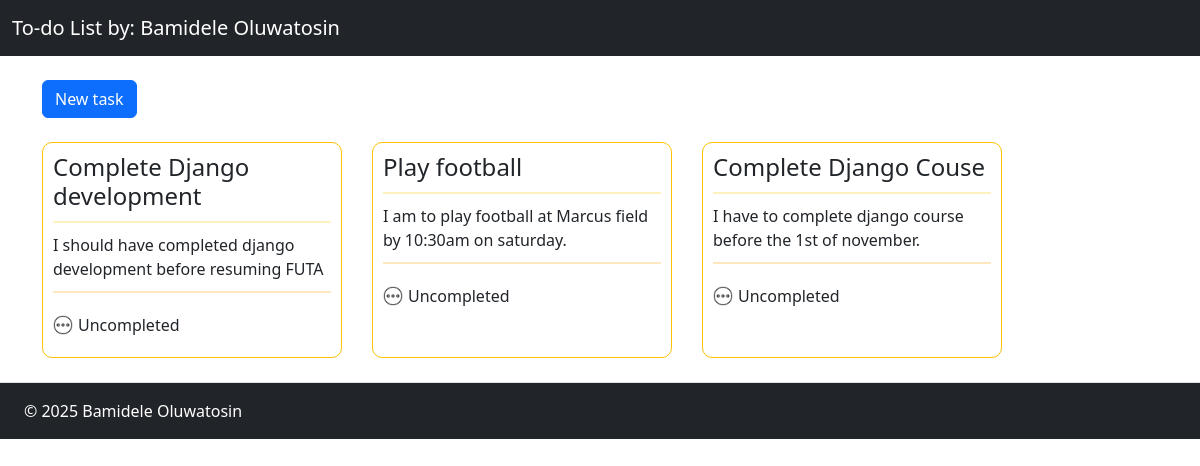
The app's page /, older data.
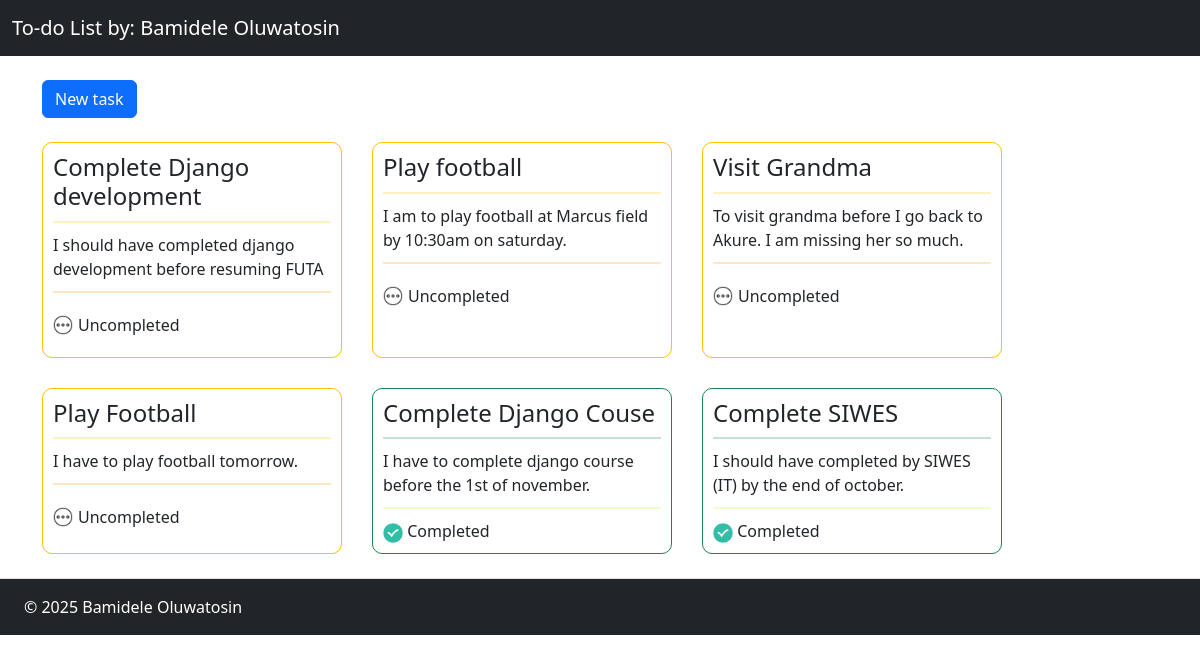
The same page, newer data.
### todo_list/models.py (models this page shows, shortened)
class Task(models.Model):
    title = models.CharField(max_length=256, unique=True)
    description = models.TextField(max_length=1000)
    created_at = models.DateTimeField(auto_now_add=True)
    modified_at = models.DateTimeField(null=True, auto_now=True)
    is_completed = models.BooleanField(default=False)
    user = models.ForeignKey(to=User, on_delete=models.CASCADE, related_name='tasks', blank=True, null=True)

### todo_list/views.py (the view)
# urls.py: path('', views.homepage, name='homepage'),
def homepage(request):
    tasks = Task.objects.order_by('is_completed')
    context = {'tasks' : tasks}
    return render(request, 'todo_list/homepage.html', context)

### todo_list/templates/todo_list/homepage.html
{% extends 'todo_list/base.html' %}
{% load static %}
{% block main_content %}
    <a href="{% url 'new_task' %}" class="btn btn-primary">New task</a>
    <div class="cards-container my-4">
        {% for task in tasks %}
            <a href="{% url 'task_page'  task.pk %}" class="card {% if task.is_completed %}border border-success{% else %}border border-warning{% endif %}">
                <h4 class="header">{{ task.title }}</h4>
                <hr class="{% if task.is_completed %}border border-success{% else %}border border-warning{% endif %}">
                <p class="description">{{ task.description }}</p>
                <hr class="{% if task.is_completed %}green-border{% else %}orange-border{% endif %}">
                <p>
                    {% if task.is_completed %}
                        <img src="{% static 'todo_list/assets/done-icon.png' %}" width="20px"> Completed
                    {% else %}
                        <div class="completed-container">
                            <img src="{% static 'todo_list/assets/pending-icon.png' %}" width="20px"> Uncompleted
                        </div>
                    {% endif %}
                </p>
            </a>
        {% endfor %}
    </div>
{% endblock %}

### todo_list/templates/todo_list/base.html (shortened to what this page needs)
{% load static %}
<!DOCTYPE html>
<html lang="en">
<head>
    <link href="https://cdn.jsdelivr.net/npm/bootstrap@5.3.8/dist/css/bootstrap.min.css" rel="stylesheet">
    <link rel="stylesheet" href="{% static 'todo_list/css/task.css' %}">
</head>
<body style="height: 100vh;">
    <nav class="navbar bg-dark" data-bs-theme="dark">
        <div class="container-fluid">
            <a class="navbar-brand" href="{% url 'homepage' %}">To-do List by: Bamidele Oluwatosin</a>
        </div>
    </nav>
    <div class="main container my-4">
        {% block main_content %}
        {% endblock %}
    </div>
    <footer class="d-flex flex-wrap justify-content-between align-items-center py-3 border-top bg-dark"> <div class="col-md-4 d-flex align-items-center bg"><span class="mb-3 mx-4 mb-md-0 text-body-white" style="color: white;">© 2025 Bamidele Oluwatosin</span></div></footer>
</body>
</html>

### todo_list/static/todo_list/css/task.css (style rules this page uses)
.cards-container { width: 100%; display: flex; justify-content: flex-start; flex-wrap: wrap; gap: 30px; }
.card { width: 300px; padding: 10px; display: flex; gap: 10px; flex-shrink: 1; border-radius: 10px; text-decoration: none; transition: transform 0.3ms ease-in-out; }
.green-border { border: 1px solid greenyellow; }
.orange-border { border: 1px solid orange; }
.card > * { margin: 0 }
.completed-container { display: flex; gap: 5px; align-items: center; }

### todo_list/templates/todo_list/base.html (style rules this page uses)
body { height: 100vh; }

Row changes from the older to the newer data that the page shows:
added Task: title "Visit Grandma", is_completed False (drawn), description "To visit grandma before I go back to Akure. I am missing her so much."
added Task: title "Play Football", is_completed False (drawn), description "I have to play football tomorrow."
changed Task "Complete Django Couse": is_completed: picture added; is_completed: picture removed; is_completed "Uncompleted" → "Completed"
added Task: title "Complete SIWES", is_completed True (drawn), description "I should have completed by SIWES (IT) by the end of october."
